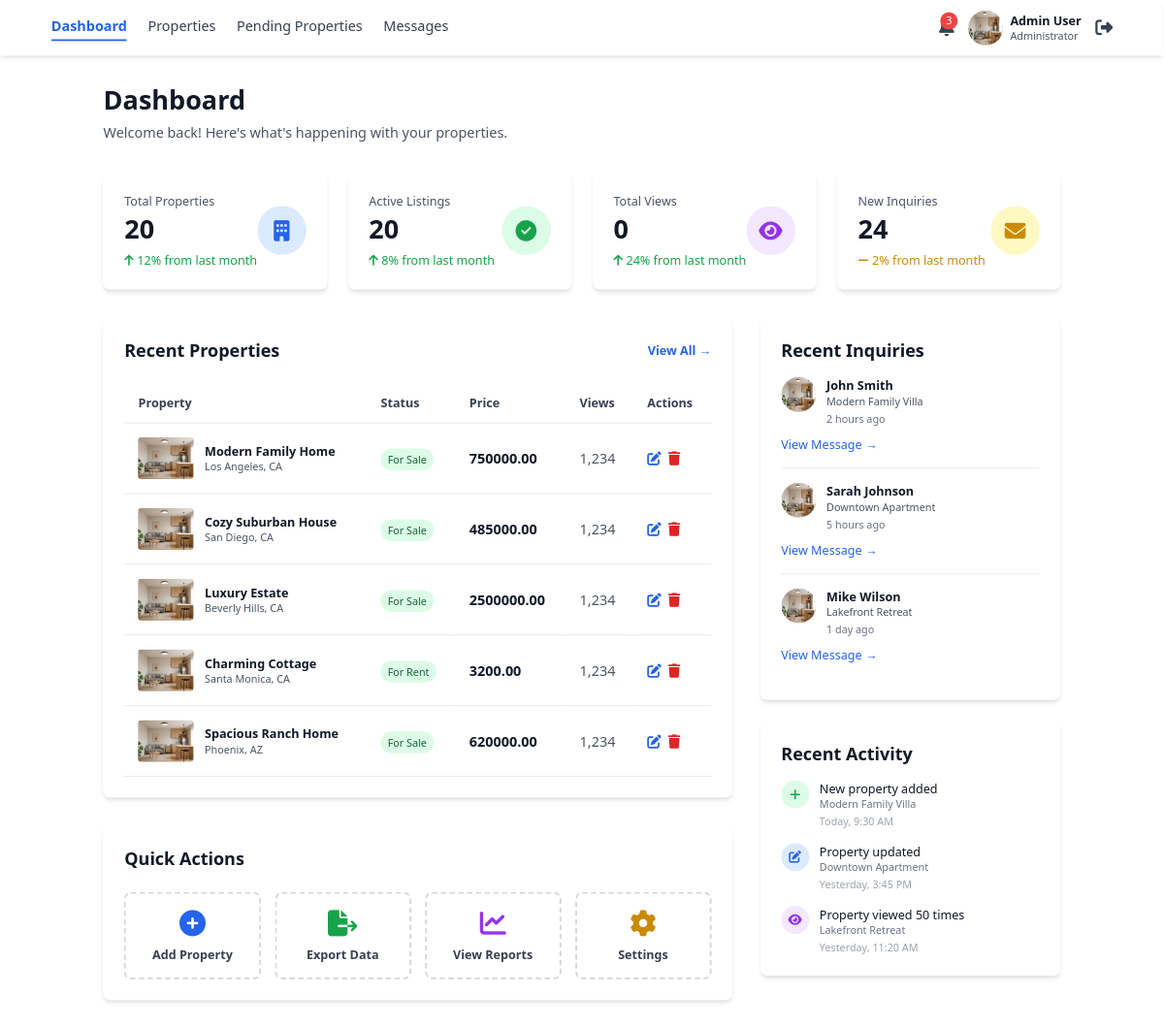
Page /api/dashboard_page/ on the earlier database version.
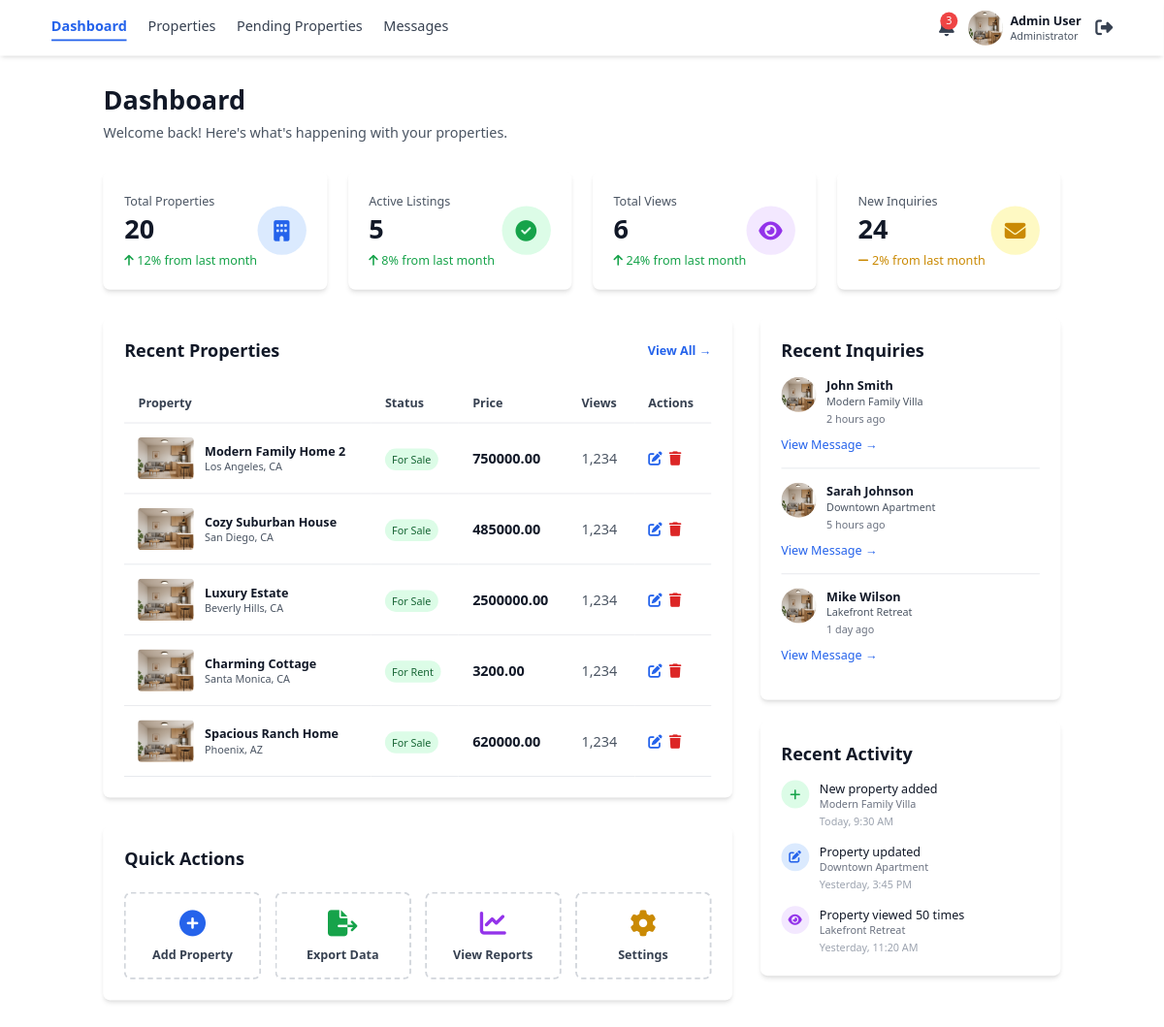
Same page on the later database version.
### agent_page/models.py (models this page shows, shortened)
class Property(models.Model):
    STATUS_CHOICES = [
        ('For Sale', 'For Sale'),
        ('For Rent', 'For Rent'),
        ('Sold', 'Sold'),
        ('Pending', 'Pending')
    ]
    TYPE_CHOICES = [
        ('House', 'House'),
        ('Apartment', 'Apartment'),
        ('Villa', 'Villa'),
        ('Condo', 'Condo'),
        ('Townhouse', 'Townhouse'),
        ('Penthouse', 'Penthouse'),
    ]
    is_active = models.BooleanField(default=False)
    title = models.CharField(max_length=200)
    description = models.TextField()
    property_type = models.CharField(max_length=100,choices=TYPE_CHOICES)
    status = models.CharField(max_length=100, choices=STATUS_CHOICES)
    price = models.DecimalField(max_digits=12,decimal_places=2)
    price_per_sqft = models.DecimalField(max_digits=10, decimal_places=2, blank=True, null=True)
    bedrooms = models.PositiveIntegerField()
    bathrooms = models.PositiveIntegerField()
    square_feet = models.PositiveIntegerField()
    year_built = models.DateField()
    address = models.CharField(max_length=200)
    city = models.CharField(max_length=100)
    state = models.CharField(max_length=100)
    zip_code = models.CharField(max_length=20)
    main_image = models.ImageField(upload_to='property_images/main_image/')
    image_2 = models.ImageField(upload_to='property_images/image_2/')
    image_3 = models.ImageField(upload_to='property_images/image_3/')
    created_at = models.DateTimeField(auto_now_add=True)
    updated_at = models.DateTimeField(auto_now=True)
    agent = models.ForeignKey('Agent', on_delete=models.SET_NULL, null=True, related_name='properties')
    map_image = models.ImageField(upload_to='property_images/map_image/', blank=True, null=True)
    class Meta:
        verbose_name_plural = 'Properties'

### agent_page/views.py (the view)
# urls.py: path('dashboard_page/',views.dashboard_page,name='dashboard_page'),
def dashboard_page(request):
    properties = Property.objects.all()
    count = len(properties)
    count_active = len(properties.filter(is_active=True))
    count_views = len(PropertyViews.objects.all())
    count_message = len(PropertyInquiry.objects.all())
    return render(request,'admin/dashboard.html',{'properties':properties[:5],'count':count,
    'count_active':count_active,'count_views':count_views,
    'count_message':count_message
    })

### templates/admin/dashboard.html (shortened to what the changed rows need)
{% extends 'admin/base.html' %}
{% block content %}
<div class="max-w-7xl mx-auto px-4 sm:px-6 lg:px-8 py-8">
  <div class="mb-8">
    <h1 class="text-3xl font-bold text-gray-900 mb-2">Dashboard</h1>
  </div>
  <div class="grid grid-cols-1 md:grid-cols-2 lg:grid-cols-4 gap-6 mb-8">
    <div class="bg-white rounded-lg shadow-md p-6">
      <div class="flex items-center justify-between">
        <div>
          <p class="text-gray-600 text-sm font-medium mb-1">Active Listings</p>
          <p class="text-3xl font-bold text-gray-900">{{count_active}}</p>
          <p class="text-green-600 text-sm mt-2">
            <i class="fas fa-arrow-up mr-1"></i>8% from last month
          </p>
        </div>
      </div>
    </div>
    <div class="bg-white rounded-lg shadow-md p-6">
      <div class="flex items-center justify-between">
        <div>
          <p class="text-gray-600 text-sm font-medium mb-1">Total Views</p>
          <p class="text-3xl font-bold text-gray-900">{{count_views}}</p>
          <p class="text-green-600 text-sm mt-2">
            <i class="fas fa-arrow-up mr-1"></i>24% from last month
          </p>
        </div>
      </div>
    </div>
  </div>
  <div class="grid grid-cols-1 lg:grid-cols-3 gap-8">
    <div class="lg:col-span-2">
      <div class="bg-white rounded-lg shadow-md p-6 mb-8">
        <div class="flex justify-between items-center mb-6">
          <h2 class="text-xl font-bold text-gray-900">Recent Properties</h2>
        </div>
        <div class="overflow-x-auto">
          <table class="w-full">
            <thead>
              <tr class="border-b">
                <th class="text-left py-3 px-4 text-sm font-semibold text-gray-700">Property</th>
                <th class="text-left py-3 px-4 text-sm font-semibold text-gray-700">Status</th>
                <th class="text-left py-3 px-4 text-sm font-semibold text-gray-700">Price</th>
                <th class="text-left py-3 px-4 text-sm font-semibold text-gray-700">Views</th>
                <th class="text-left py-3 px-4 text-sm font-semibold text-gray-700">Actions</th>
              </tr>
            </thead>
            <tbody>
              {% for properties in properties %}
              <tr class="border-b hover:bg-gray-50">
                <td class="py-4 px-4">
                  <div class="flex items-center gap-3">
                    <img src="http://127.0.0.1:8000/media/property_images/main_image/studio_main2.png" alt="Property"
                      class="w-16 h-12 object-cover rounded">
                    <div>
                      <p class="font-semibold text-gray-900 text-sm">{{properties.title}}</p>
                      <p class="text-xs text-gray-600">{{properties.city}}, {{properties.state}}</p>
                    </div>
                  </div>
                </td>
                <td class="py-4 px-4">
                  <span
                    class="bg-green-100 text-green-800 text-xs px-2 py-1 rounded-full font-medium">{{properties.status}}</span>
                </td>
                <td class="py-4 px-4 font-semibold text-gray-900">{{properties.price}}</td>
                <td class="py-4 px-4 text-gray-600">1,234</td>
                <td class="py-4 px-4">
                  <div class="flex gap-2">
                    <button
                      onclick="editProperty(1, 'Modern Family Villa', 'Villa', 'For Sale', '$1,250,000', 'Beverly Hills, CA', 4, 3, 3200)"
                      class="text-blue-600 hover:text-blue-700"><i class="fas fa-edit"></i></button>
                    <button class="text-red-600 hover:text-red-700"><i class="fas fa-trash"></i></button>
                  </div>
                </td>
              </tr>
              {% endfor %}
            </tbody>
          </table>
        </div>
      </div>
      <div class="bg-white rounded-lg shadow-md p-6">
        <h2 class="text-xl font-bold text-gray-900 mb-6">Quick Actions</h2>
      </div>
    </div>
    <div class="lg:col-span-1">
      <div class="bg-white rounded-lg shadow-md p-6 mb-6">
        <h2 class="text-xl font-bold text-gray-900 mb-4">Recent Inquiries</h2>
      </div>
      <div class="bg-white rounded-lg shadow-md p-6">
        <h2 class="text-xl font-bold text-gray-900 mb-4">Recent Activity</h2>
      </div>
    </div>
  </div>
</div>
{% endblock %}

Differences in the rows shown:
changed Property "Los Angeles": title "Modern Family Home" → "Modern Family Home 2"
Other differences:
{{ count_active }}: "20" → "5"
{{ count_views }}: "0" → "6"
